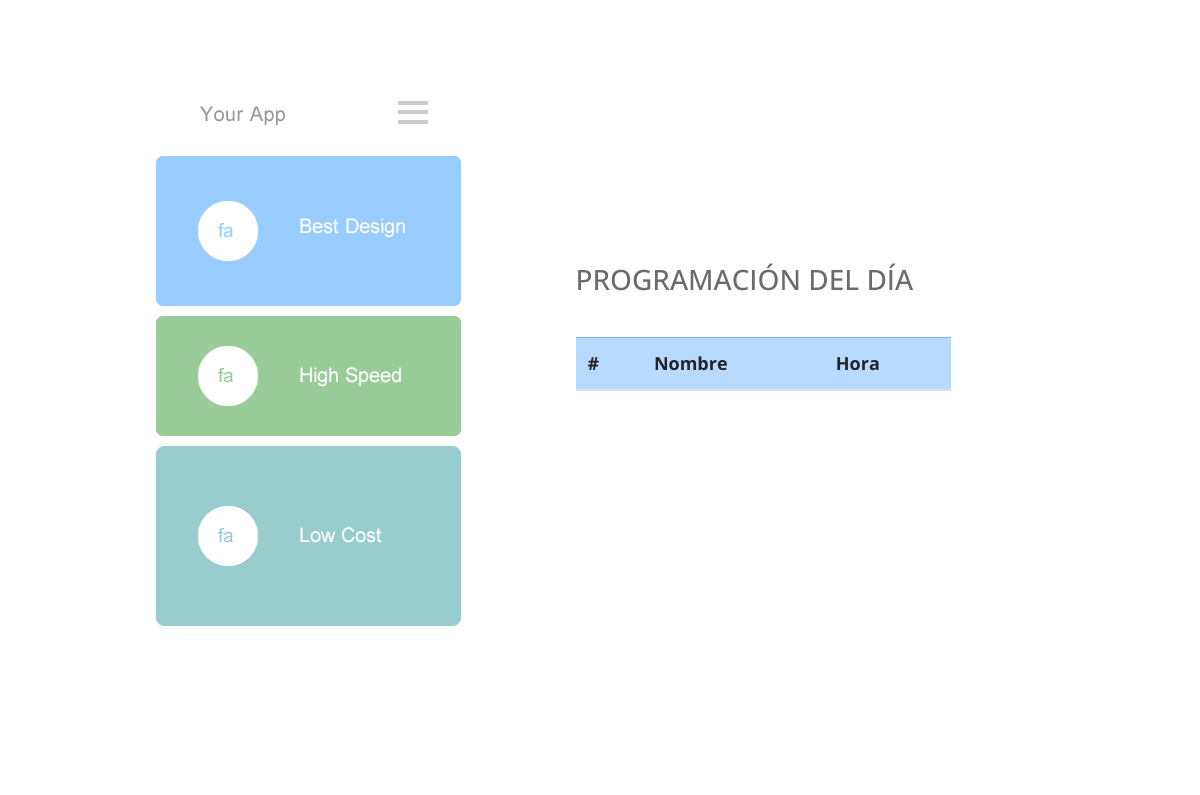
Page /Inicio (middle part) on the earlier database version.
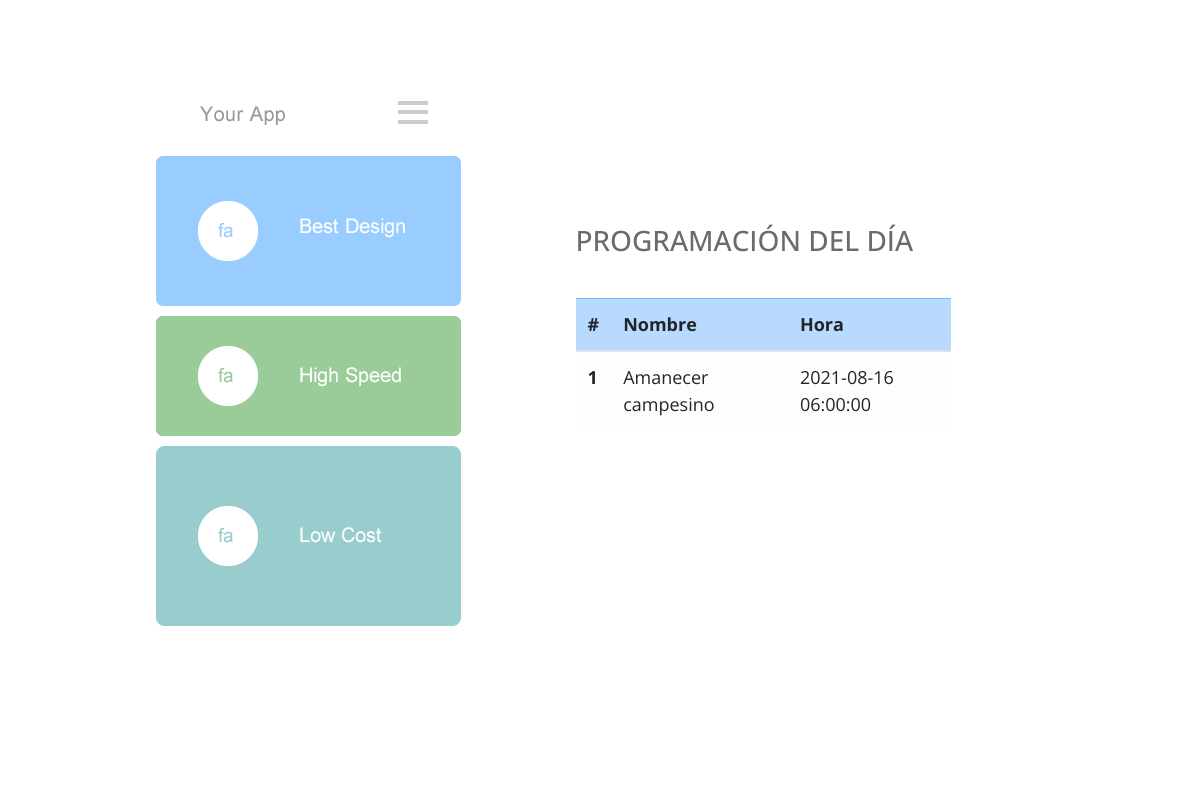
Same page on the later database version.
### tables this page shows
CREATE TABLE `programacion` (
  `id` int(11) NOT NULL,
  `nombre` varchar(100) NOT NULL,
  `fecha_hora` datetime NOT NULL
);

### controller/Controlador.php (called while the page is built)
<?php
class Controlador
{
    public function ctrPlantilla()
    {
        include "view/Plantilla.php";
    }
}
?>

### index.php (called while the page is built, shortened)
<?php
require_once "controller/Controlador.php";
$plantilla = new Controlador();
$plantilla->ctrPlantilla();
?>

### view/modulos/navegacion/Inicio.php (the view, shortened to what this page needs)
<body>
    <div class="parallax-window" data-parallax="scroll" data-image-src="view/presentacion/img/3.jpg">
        <div class="container-fluid">
            <section class="row" id="tmServices">
                <div class="col-12">
                </div>
            </section>
            <section class="row" id="tmHome">
                <div class="col-12 tm-home-container">
                    <div class="tm-home-right">
                        <img src="view/presentacion/img/mobile-screen.png" alt="App on Mobile mockup" />
                    </div>
                    <div class="col-lg-6 tm-contact-col-right">
                        <div class="tm-bg-white-transparent tm-contact-text">
                            <h3 class="tm-service-tab-title">PROGRAMACIÓN DEL DÍA</h3>
                            <div id="list-example" class="list-group">
                                <table class="table">
                                    <thead class="table-primary">
                                        <tr>
                                            <th scope="col">#</th>
                                            <th scope="col">Nombre</th>
                                            <th scope="col">Hora</th>
                                        </tr>
                                    </thead>
                                    <tbody class="table-light">
                                        <?php
                                        $query = $conexion->query("SELECT * FROM programacion ORDER BY fecha_hora ASC");
                                        while ($row = mysqli_fetch_array($query)) {
                                            echo "<tr>
                                                <th scope='row'>" . $row["id"] . "</th>
                                                <td>" . $row["nombre"] . "</td>
                                                <td>" . $row["fecha_hora"] . "</td>
                                            </tr>";
                                        }
                                        ?>
                                    </tbody>
                                </table>
                            </div>
                        </div>
                    </div>
                </div>
            </section>
            <section class="row" id="tmCallToAction">
            </section>
        </div>
    </div>
</body>

### view/Plantilla.php (shortened to what this page needs)
<?php
if (isset($_GET["ubicacion"])) {
    if (
        $_GET["ubicacion"] == "Inicio" || $_GET["ubicacion"] == "Nosotros" || $_GET["ubicacion"] == "Contactanos"
        || $_GET["ubicacion"] == "PQRS" || $_GET["ubicacion"] == "Noticias"
    ) { ?>
        <!DOCTYPE html>
        <html lang="es">
        <head>
            <link rel="stylesheet" href="view/presentacion/css/all.min.css" />
            <link rel="stylesheet" href="view/presentacion/css/bootstrap.min.css" />
            <link rel="stylesheet" href="view/presentacion/css/templatemo-style.css" />
            <link rel="stylesheet" type="text/css" href="view/presentacion/slick/slick.css" />
            <link rel="stylesheet" type="text/css" href="view/presentacion/slick/slick-theme.css" />
            <link rel="stylesheet" type="text/css" href="view/presentacion/css/sweetalert2.min.css" />
        </head>
        <?php
        include "modulos/navegacion/" . $_GET["ubicacion"] . ".php";
        ?>
        </body>
        </html>
    <?php } else if ($_GET["ubicacion"] == "Privado") {
        include_once 'model/conexion.php';
        include "modulos/navegacion/" . $_GET["ubicacion"] . ".php";
    } else if (
        $_GET["ubicacion"] == "Administracion" || $_GET["ubicacion"] == "Registrar-personal" || $_GET["ubicacion"] == "Ver-personal"
        || $_GET["ubicacion"] == "Salir" || $_GET["ubicacion"] == "Rol" || $_GET["ubicacion"] == "Registrar-noticia" || $_GET["ubicacion"] == "Ver-noticia"
        || $_GET["ubicacion"] == "Sesion" || $_GET["ubicacion"] == "Documentacion" || $_GET["ubicacion"] == "Programacion-dia"
    ) { ?>
        <!DOCTYPE html>
        <html lang="en">
        <head>
            <meta charset="utf-8">
            <meta name="viewport" content="width=device-width, initial-scale=1">
            <title>EMS 98.2 | Dashboard</title>
            <link rel="stylesheet" href="https://fonts.googleapis.com/css?family=Source+Sans+Pro:300,400,400i,700&display=fallback">
            <link rel="stylesheet" href="view/presentacion/admin/plugins/fontawesome-free/css/all.min.css">
            <link rel="stylesheet" href="https://code.ionicframework.com/ionicons/2.0.1/css/ionicons.min.css">
            <link rel="stylesheet" href="view/presentacion/admin/plugins/tempusdominus-bootstrap-4/css/tempusdominus-bootstrap-4.min.css">
            <link rel="stylesheet" href="view/presentacion/admin/plugins/icheck-bootstrap/icheck-bootstrap.min.css">
            <link rel="stylesheet" href="view/presentacion/admin/plugins/jqvmap/jqvmap.min.css">
            <link rel="stylesheet" href="view/presentacion/admin/dist/css/adminlte.min.css">
            <link rel="stylesheet" href="view/presentacion/admin/plugins/overlayScrollbars/css/OverlayScrollbars.min.css">
            <link rel="stylesheet" href="view/presentacion/admin/plugins/daterangepicker/daterangepicker.css">
            <link rel="stylesheet" href="view/presentacion/admin/plugins/summernote/summernote-bs4.min.css">
            <link rel="stylesheet" type="text/css" href="view/presentacion/css/sweetalert2.min.css" />
        </head>
        <body class="hold-transition sidebar-mini layout-fixed">
            <div class="wrapper">
                <?php
                include_once 'model/conexion.php';
                session_start();
                include "modulos/header.php";
                include "modulos/menuAdmin.php";
                if (empty($_SESSION['rol'])) {
                    header("Location: Privado");
                }
                include "modulos/navegacion/" . $_GET["ubicacion"] . ".php";
                include "modulos/footerAdmin.php";
                ?>
            </div>
            <script src="view/presentacion/admin/plugins/jquery/jquery.min.js"></script>
            <script src="view/presentacion/admin/plugins/jquery-ui/jquery-ui.min.js"></script>
            <script>
                $.widget.bridge('uibutton', $.ui.button)
            </script>
            <script src="view/presentacion/admin/plugins/bootstrap/js/bootstrap.bundle.min.js"></script>
            <script src="view/presentacion/admin/plugins/chart.js/Chart.min.js"></script>
            <script src="view/presentacion/admin/plugins/sparklines/sparkline.js"></script>
            <script src="view/presentacion/admin/plugins/jqvmap/jquery.vmap.min.js"></script>
            <script src="view/presentacion/admin/plugins/jqvmap/maps/jquery.vmap.usa.js"></script>
            <script src="view/presentacion/admin/plugins/jquery-knob/jquery.knob.min.js"></script>
            <script src="view/presentacion/admin/plugins/moment/moment.min.js"></script>
            <script src="view/presentacion/admin/plugins/daterangepicker/daterangepicker.js"></script>
            <script src="view/presentacion/admin/plugins/tempusdominus-bootstrap-4/js/tempusdominus-bootstrap-4.min.js"></script>
            <script src="view/presentacion/admin/plugins/summernote/summernote-bs4.min.js"></script>
            <script src="view/presentacion/admin/plugins/overlayScrollbars/js/jquery.overlayScrollbars.min.js"></script>
            <script src="view/presentacion/admin/dist/js/adminlte.js"></script>
            <script src="view/presentacion/admin/dist/js/demo.js"></script>
            <script src="view/presentacion/admin/dist/js/pages/dashboard.js"></script>
            <script src="view/presentacion/admin/plugins/jquery-validation/jquery.validate.min.js"></script>
            <script src="view/presentacion/admin/plugins/jquery-validation/additional-methods.min.js"></script>
            <script src="view/presentacion/admin/plugins/datatables/jquery.dataTables.min.js"></script>
            <script src="view/presentacion/admin/plugins/datatables-bs4/js/dataTables.bootstrap4.min.js"></script>
            <script src="view/presentacion/admin/plugins/datatables-responsive/js/dataTables.responsive.min.js"></script>
            <script src="view/presentacion/admin/plugins/datatables-responsive/js/responsive.bootstrap4.min.js"></script>
            <script src="view/presentacion/admin/plugins/datatables-buttons/js/dataTables.buttons.min.js"></script>
            <script src="view/presentacion/js/alertas.js"></script>
            <script src="view/presentacion/js/sweetalert2.min.js"></script>
            <script src="view/presentacion/js/registrar.js"></script>
            <script src="view/presentacion/js/eliminar.js"></script>
        </body>
        </html>
<?php } else {
        header('location: Inicio');
    }
} else {
    header('location: Inicio');
}

### view/presentacion/css/templatemo-style.css (style rules this page uses)
html { scroll-behavior: smooth; }
body { font-family: "Open Sans", Arial, Helvetica, sans-serif; font-size: 18px; font-weight: 400; color: #6b6b6b; overflow-x: hidden; }
.container-fluid { max-width: 1310px; }
.parallax-window { min-height: 1100px; background: transparent; }
.tm-bg-white-transparent { background-color: rgba(255, 255, 255, 0.8); }
#tmHome { padding-top: 30px; padding-bottom: 68px; }
.tm-home-container { display: flex; align-items: center; justify-content: center; }
#tmCallToAction { padding-top: 60px; padding-bottom: 60px; }
.tm-service-tab-title, .tm-service-tab-p { margin-bottom: 40px; }
.tm-contact-text { padding: 58px 95px 100px 80px; margin-left: 5px; }

Differences in the rows shown:
added programacion: id "1", nombre "Amanecer campesino", fecha_hora "2021-08-16 06:00:00"
